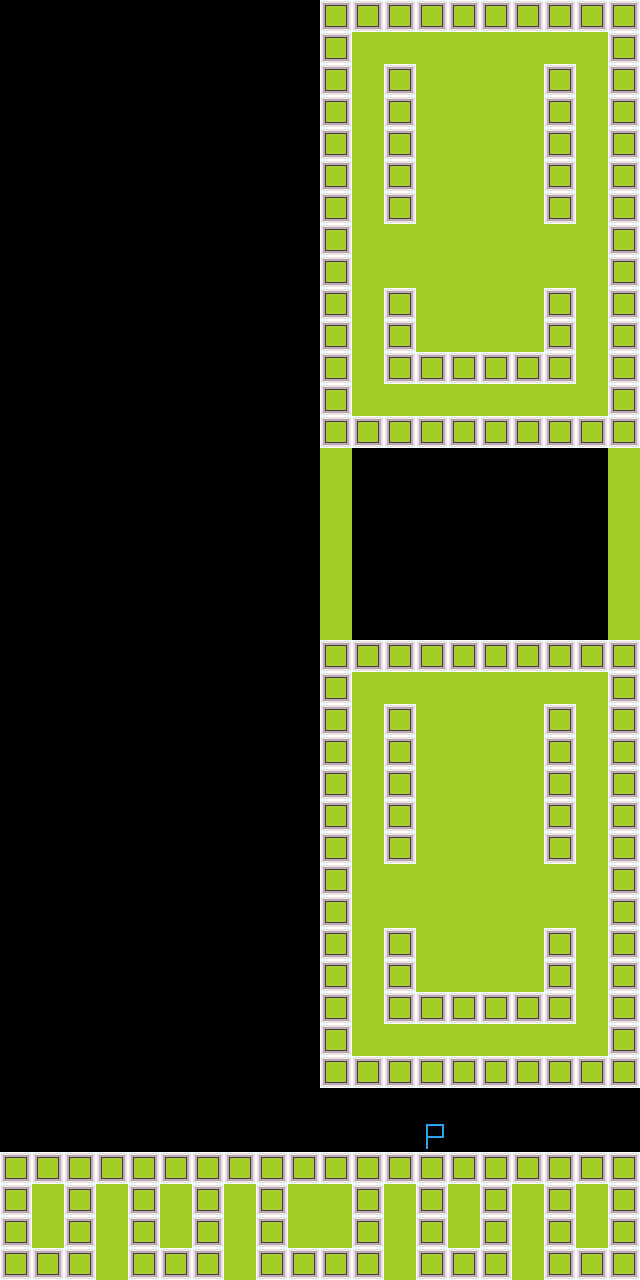

Below is a game level as drawn by its tile map, then a one-line description and the .tmx file that defines it, in full:
An orthogonal 20x40 tile map with 32x32 px tiles, 1 tile layer (Tile Layer 1).

<map version="1.0" orientation="orthogonal" renderorder="right-down" width="20" height="40" tilewidth="32" tileheight="32" nextobjectid="1">
 <properties>
  <property name="MaxY" value="35" />
  <property name="RightExitMaxY" value="35" />
 </properties>
 <tileset firstgid="1" name="Tileset" tilewidth="32" tileheight="32">
  <image source="../TiledTileset.png" trans="ff00ff" width="320" height="160" />
 </tileset>
 <layer name="Tile Layer 1" width="20" height="40">
  <data encoding="csv">
0,0,0,0,0,0,0,0,0,0,12,12,12,12,12,12,12,12,12,12,
0,0,0,0,0,0,0,0,0,0,12,11,11,11,11,11,11,11,11,12,
0,0,0,0,0,0,0,0,0,0,12,11,12,11,11,11,11,12,11,12,
0,0,0,0,0,0,0,0,0,0,12,11,12,11,11,11,11,12,11,12,
0,0,0,0,0,0,0,0,0,0,12,11,12,11,11,11,11,12,11,12,
0,0,0,0,0,0,0,0,0,0,12,11,12,11,11,11,11,12,11,12,
0,0,0,0,0,0,0,0,0,0,12,11,12,11,11,11,11,12,11,12,
0,0,0,0,0,0,0,0,0,0,12,11,11,11,11,11,11,11,11,12,
0,0,0,0,0,0,0,0,0,0,12,11,11,11,11,11,11,11,11,12,
0,0,0,0,0,0,0,0,0,0,12,11,12,11,11,11,11,12,11,12,
0,0,0,0,0,0,0,0,0,0,12,11,12,11,11,11,11,12,11,12,
0,0,0,0,0,0,0,0,0,0,12,11,12,12,12,12,12,12,11,12,
0,0,0,0,0,0,0,0,0,0,12,11,11,11,11,11,11,11,11,12,
0,0,0,0,0,0,0,0,0,0,12,12,12,12,12,12,12,12,12,12,
0,0,0,0,0,0,0,0,0,0,11,0,0,0,0,0,0,0,0,11,
0,0,0,0,0,0,0,0,0,0,11,0,0,0,0,0,0,0,0,11,
0,0,0,0,0,0,0,0,0,0,11,0,0,0,0,0,0,0,0,11,
0,0,0,0,0,0,0,0,0,0,11,0,0,0,0,0,0,0,0,11,
0,0,0,0,0,0,0,0,0,0,11,0,0,0,0,0,0,0,0,11,
0,0,0,0,0,0,0,0,0,0,11,0,0,0,0,0,0,0,0,11,
0,0,0,0,0,0,0,0,0,0,12,12,12,12,12,12,12,12,12,12,
0,0,0,0,0,0,0,0,0,0,12,11,11,11,11,11,11,11,11,12,
0,0,0,0,0,0,0,0,0,0,12,11,12,11,11,11,11,12,11,12,
0,0,0,0,0,0,0,0,0,0,12,11,12,11,11,11,11,12,11,12,
0,0,0,0,0,0,0,0,0,0,12,11,12,11,11,11,11,12,11,12,
0,0,0,0,0,0,0,0,0,0,12,11,12,11,11,11,11,12,11,12,
0,0,0,0,0,0,0,0,0,0,12,11,12,11,11,11,11,12,11,12,
0,0,0,0,0,0,0,0,0,0,12,11,11,11,11,11,11,11,11,12,
0,0,0,0,0,0,0,0,0,0,12,11,11,11,11,11,11,11,11,12,
0,0,0,0,0,0,0,0,0,0,12,11,12,11,11,11,11,12,11,12,
0,0,0,0,0,0,0,0,0,0,12,11,12,11,11,11,11,12,11,12,
0,0,0,0,0,0,0,0,0,0,12,11,12,12,12,12,12,12,11,12,
0,0,0,0,0,0,0,0,0,0,12,11,11,11,11,11,11,11,11,12,
0,0,0,0,0,0,0,0,0,0,12,12,12,12,12,12,12,12,12,12,
0,0,0,0,0,0,0,0,0,0,0,0,0,0,0,0,0,0,0,0,
0,0,0,0,0,0,0,0,0,0,0,0,0,7,0,0,0,0,0,0,
12,12,12,12,12,12,12,12,12,12,12,12,12,12,12,12,12,12,12,12,
12,11,12,11,12,11,12,11,12,11,11,12,11,12,11,12,11,12,11,12,
12,11,12,11,12,11,12,11,12,11,11,12,11,12,11,12,11,12,11,12,
12,12,12,11,12,12,12,11,12,12,12,12,11,12,12,12,11,12,12,12
</data>
 </layer>
</map>
